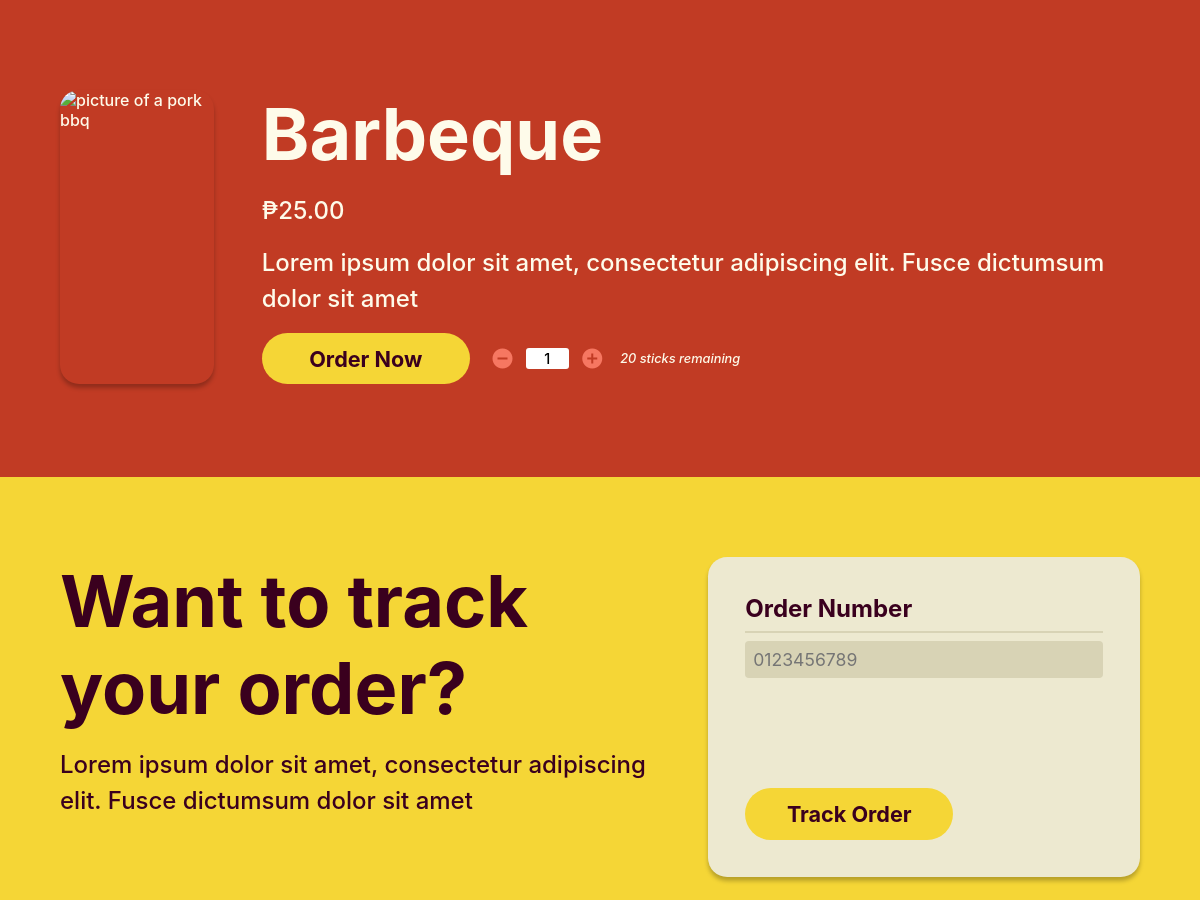
Page /Website/home.php (middle part) on the earlier database version.
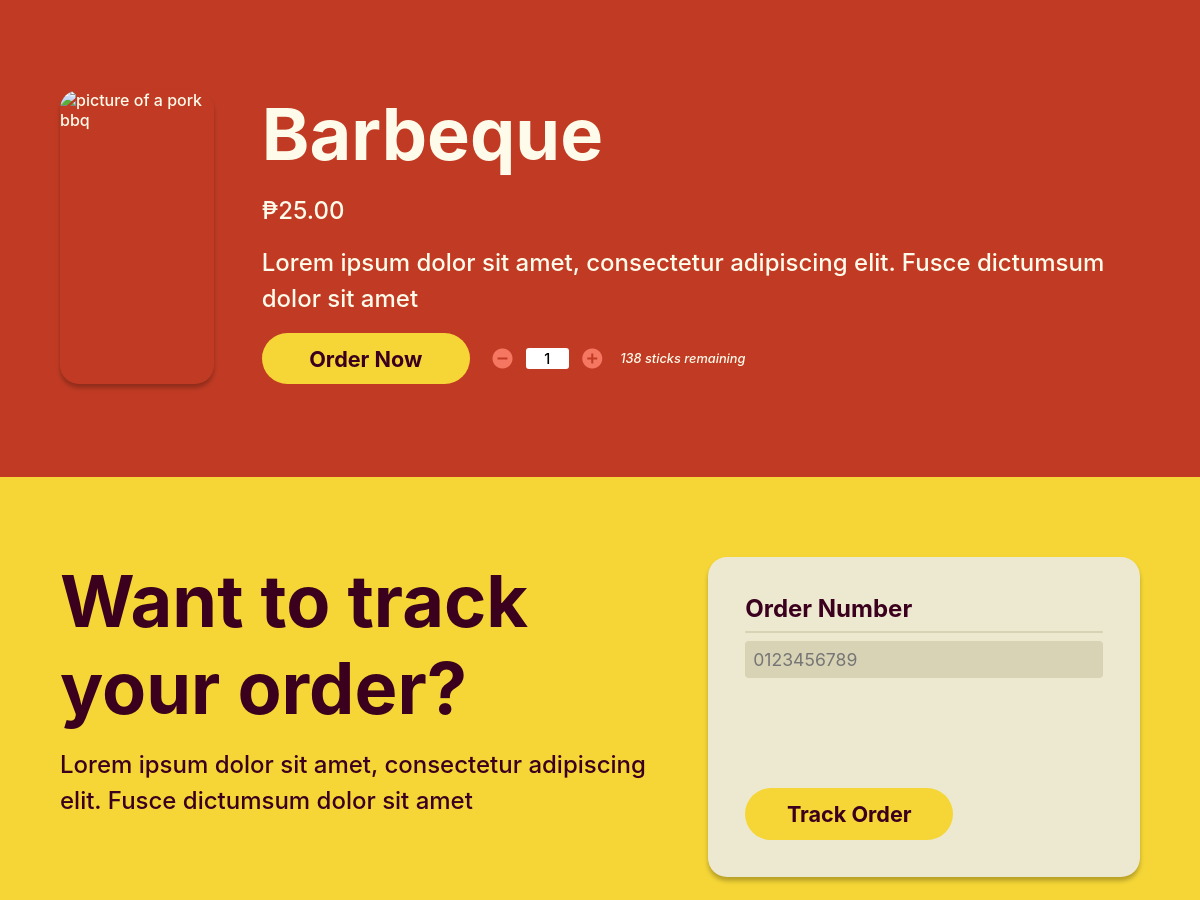
Same page on the later database version.
### tables this page shows
CREATE TABLE `food` (
  `FOOD_ID` int(18) UNSIGNED NOT NULL,
  `CTGY_ID` int(18) NOT NULL,
  `FOOD_NAME` varchar(20) NOT NULL,
  `FOOD_PRICE` decimal(10,2) NOT NULL,
  `FOOD_DESC` varchar(50) NOT NULL,
  `FOOD_IMG` varchar(255) NOT NULL,
  `FOOD_STOCK` int(20) NOT NULL,
  `FOOD_ACTIVE` varchar(10) NOT NULL,
  `FOOD_TYPE` varchar(16) NOT NULL
);

### Website/home.php (the view, shortened to what this page needs)
<?php
@include 'constants.php';
$FOOD_NAME = 'Barbeque';
$sql = "SELECT * FROM food WHERE FOOD_ACTIVE='Yes' AND FOOD_NAME = '$FOOD_NAME'";
$res = mysqli_query($conn, $sql);
$count = mysqli_num_rows($res);
if ($count > 0) {
    while ($row = mysqli_fetch_assoc($res)) {
        $FOOD_NAME = $row['FOOD_NAME'];
        $FOOD_PRICE = $row['FOOD_PRICE'];
        $FOOD_STOCK = $row['FOOD_STOCK'];
    }
}
?>
<!DOCTYPE html>
<html lang="en">
    <head>
    <link rel="stylesheet" href="header-styles.css">
    <link rel="stylesheet" href="home-styles.css">
        <link href='https://unpkg.com/boxicons@2.1.4/css/boxicons.min.css' rel='stylesheet'>
    </head>
    <body>
        <main>
            <section class="section" id="product-section">
                <div class="container responsive">
                    <img src="https://urbanblisslife.com/wp-content/uploads/2021/06/Filipino-Pork-BBQ-FEATURE.jpg" alt="picture of a pork bbq">
                    <div class="text">
                        <h1><?php echo $FOOD_NAME; ?></h1>
                        <p>₱<?php echo $FOOD_PRICE; ?></p>
                        <p>Lorem ipsum dolor sit amet, consectetur adipiscing elit. Fusce dictumsum dolor sit amet</p>
                        <div class="action-grp responsive">
                        <form method="post" class="form">
                            <button name="order" type="submit" class="button">Order Now</button>
                        </form>
                            <div class="with-remaining">
                                <div class="quantity-group">
                                    <i class='bx bxs-minus-circle js-minus circle' data-stock="<?php echo $FOOD_STOCK; ?>"></i>
                                    <p class="amount js-num">1</p>
                                    <i class='bx bxs-plus-circle js-plus circle' data-stock="<?php echo $FOOD_STOCK; ?>"></i>
                                </div>
                                <p class="remaining"><?php echo $FOOD_STOCK; ?> sticks remaining</p>
                            </div>
                        </div>
                    </div>
                </div>
            </section>
            <section class="section" id="track-order-section">
                <div class="container responsive">
                    <div class="text">
                        <h1>Want to track your order?</h1>
                        <p>Lorem ipsum dolor sit amet, consectetur adipiscing elit. Fusce dictumsum dolor sit amet</p>
                    </div>
                    <form action="" class="form">
                        <div class="top input-control">
                            <h2>Order Number</h2>
                            <hr>
                            <input name="track-order" type="text" id="number" placeholder="0123456789">
                        </div>
                        <button name="submit" id="track-order" type="submit" class="button">Track Order</button>
                    </form>
                </div>
            </section>
        </main>
    </body>
</html>

Differences in the rows shown:
changed food "Barbeque": FOOD_STOCK "20" → "138"
